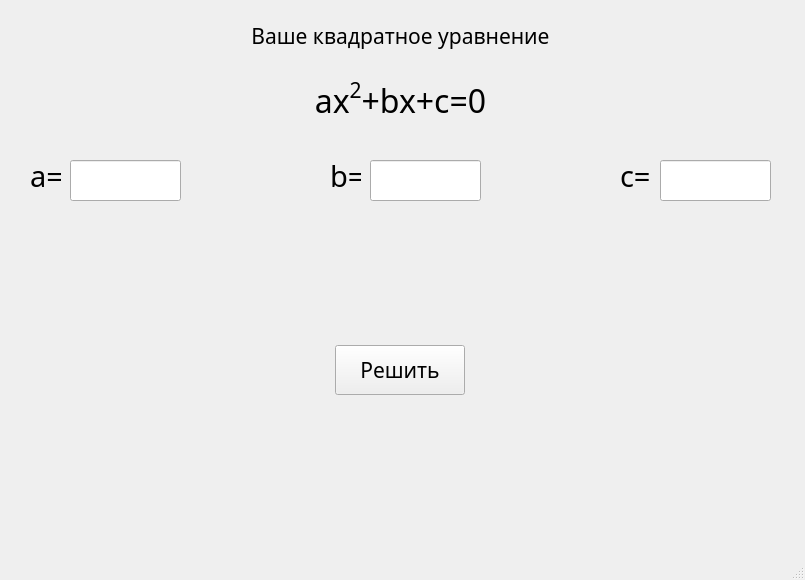
<?xml version="1.0" encoding="UTF-8"?>
<ui version="4.0">
 <class>MainWindow</class>
 <widget class="QMainWindow" name="MainWindow">
  <property name="geometry">
   <rect>
    <x>0</x>
    <y>0</y>
    <width>805</width>
    <height>580</height>
   </rect>
  </property>
  <property name="sizePolicy">
   <sizepolicy hsizetype="Ignored" vsizetype="Minimum">
    <horstretch>0</horstretch>
    <verstretch>0</verstretch>
   </sizepolicy>
  </property>
  <property name="minimumSize">
   <size>
    <width>805</width>
    <height>550</height>
   </size>
  </property>
  <property name="maximumSize">
   <size>
    <width>810</width>
    <height>16777215</height>
   </size>
  </property>
  <property name="baseSize">
   <size>
    <width>0</width>
    <height>0</height>
   </size>
  </property>
  <property name="windowTitle">
   <string>Решение квадратных уравнений</string>
  </property>
  <property name="windowIcon">
   <iconset>
    <normaloff>icon.png</normaloff>icon.png</iconset>
  </property>
  <property name="iconSize">
   <size>
    <width>256</width>
    <height>256</height>
   </size>
  </property>
  <widget class="QWidget" name="centralwidget">
   <widget class="QLabel" name="text_1">
    <property name="geometry">
     <rect>
      <x>0</x>
      <y>0</y>
      <width>801</width>
      <height>71</height>
     </rect>
    </property>
    <property name="font">
     <font>
      <family>Segoe Print</family>
      <pointsize>16</pointsize>
     </font>
    </property>
    <property name="text">
     <string>Ваше квадратное уравнение</string>
    </property>
    <property name="scaledContents">
     <bool>false</bool>
    </property>
    <property name="alignment">
     <set>Qt::AlignCenter</set>
    </property>
   </widget>
   <widget class="QLabel" name="example">
    <property name="geometry">
     <rect>
      <x>0</x>
      <y>70</y>
      <width>801</width>
      <height>61</height>
     </rect>
    </property>
    <property name="font">
     <font>
      <family>Segoe Print</family>
      <pointsize>22</pointsize>
     </font>
    </property>
    <property name="text">
     <string>&lt;html&gt;&lt;head/&gt;&lt;body&gt;&lt;p&gt;&lt;span style=&quot; font-size:24pt;&quot;&gt;ax&lt;/span&gt;&lt;span style=&quot; font-size:24pt; vertical-align:super;&quot;&gt;2&lt;/span&gt;&lt;span style=&quot; font-size:24pt;&quot;&gt;+bx+c=0&lt;/span&gt;&lt;/p&gt;&lt;/body&gt;&lt;/html&gt;</string>
    </property>
    <property name="alignment">
     <set>Qt::AlignCenter</set>
    </property>
   </widget>
   <widget class="QLabel" name="text_a">
    <property name="geometry">
     <rect>
      <x>30</x>
      <y>160</y>
      <width>31</width>
      <height>31</height>
     </rect>
    </property>
    <property name="font">
     <font>
      <family>Segoe Print</family>
      <pointsize>22</pointsize>
     </font>
    </property>
    <property name="text">
     <string>a=</string>
    </property>
   </widget>
   <widget class="QLineEdit" name="input_a">
    <property name="geometry">
     <rect>
      <x>70</x>
      <y>160</y>
      <width>111</width>
      <height>41</height>
     </rect>
    </property>
    <property name="font">
     <font>
      <family>Segoe Print</family>
      <pointsize>20</pointsize>
     </font>
    </property>
    <property name="text">
     <string/>
    </property>
   </widget>
   <widget class="QLineEdit" name="input_b">
    <property name="geometry">
     <rect>
      <x>370</x>
      <y>160</y>
      <width>111</width>
      <height>41</height>
     </rect>
    </property>
    <property name="font">
     <font>
      <family>Segoe Print</family>
      <pointsize>20</pointsize>
     </font>
    </property>
    <property name="text">
     <string/>
    </property>
   </widget>
   <widget class="QLabel" name="text_b">
    <property name="geometry">
     <rect>
      <x>330</x>
      <y>160</y>
      <width>31</width>
      <height>31</height>
     </rect>
    </property>
    <property name="font">
     <font>
      <family>Segoe Print</family>
      <pointsize>22</pointsize>
     </font>
    </property>
    <property name="text">
     <string>b=</string>
    </property>
   </widget>
   <widget class="QLineEdit" name="input_c">
    <property name="geometry">
     <rect>
      <x>660</x>
      <y>160</y>
      <width>111</width>
      <height>41</height>
     </rect>
    </property>
    <property name="font">
     <font>
      <family>Segoe Print</family>
      <pointsize>20</pointsize>
     </font>
    </property>
    <property name="text">
     <string/>
    </property>
   </widget>
   <widget class="QLabel" name="text_c">
    <property name="geometry">
     <rect>
      <x>620</x>
      <y>160</y>
      <width>31</width>
      <height>31</height>
     </rect>
    </property>
    <property name="font">
     <font>
      <family>Segoe Print</family>
      <pointsize>22</pointsize>
     </font>
    </property>
    <property name="text">
     <string>c=</string>
    </property>
   </widget>
   <widget class="QWidget" name="verticalLayoutWidget">
    <property name="geometry">
     <rect>
      <x>10</x>
      <y>330</y>
      <width>781</width>
      <height>80</height>
     </rect>
    </property>
    <layout class="QVBoxLayout" name="verticalLayout_2">
     <property name="sizeConstraint">
      <enum>QLayout::SetDefaultConstraint</enum>
     </property>
     <item alignment="Qt::AlignHCenter">
      <widget class="QPushButton" name="pushButton">
       <property name="minimumSize">
        <size>
         <width>130</width>
         <height>50</height>
        </size>
       </property>
       <property name="maximumSize">
        <size>
         <width>200</width>
         <height>50</height>
        </size>
       </property>
       <property name="font">
        <font>
         <family>Segoe Print</family>
         <pointsize>16</pointsize>
        </font>
       </property>
       <property name="layoutDirection">
        <enum>Qt::LeftToRight</enum>
       </property>
       <property name="autoFillBackground">
        <bool>false</bool>
       </property>
       <property name="text">
        <string>Решить</string>
       </property>
      </widget>
     </item>
    </layout>
   </widget>
   <widget class="QWidget" name="horizontalLayoutWidget">
    <property name="geometry">
     <rect>
      <x>30</x>
      <y>230</y>
      <width>741</width>
      <height>104</height>
     </rect>
    </property>
    <layout class="QHBoxLayout" name="horizontalLayout">
     <item>
      <widget class="QLabel" name="text_x1">
       <property name="font">
        <font>
         <family>Segoe Print</family>
         <pointsize>22</pointsize>
        </font>
       </property>
       <property name="text">
        <string>&lt;html&gt;&lt;head/&gt;&lt;body&gt;&lt;p&gt;&lt;br/&gt;&lt;/p&gt;&lt;/body&gt;&lt;/html&gt;</string>
       </property>
      </widget>
     </item>
     <item>
      <widget class="QLabel" name="text_x2">
       <property name="font">
        <font>
         <family>Segoe Print</family>
         <pointsize>22</pointsize>
        </font>
       </property>
       <property name="text">
        <string>&lt;html&gt;&lt;head/&gt;&lt;body&gt;&lt;p&gt;&lt;br/&gt;&lt;/p&gt;&lt;/body&gt;&lt;/html&gt;</string>
       </property>
      </widget>
     </item>
    </layout>
   </widget>
   <widget class="QWidget" name="verticalLayoutWidget_2">
    <property name="geometry">
     <rect>
      <x>10</x>
      <y>420</y>
      <width>781</width>
      <height>80</height>
     </rect>
    </property>
    <layout class="QVBoxLayout" name="verticalLayout_3">
     <property name="sizeConstraint">
      <enum>QLayout::SetDefaultConstraint</enum>
     </property>
     <item>
      <widget class="QLabel" name="error_label">
       <property name="font">
        <font>
         <family>Segoe Print</family>
         <pointsize>20</pointsize>
         <weight>75</weight>
         <bold>true</bold>
        </font>
       </property>
       <property name="text">
        <string/>
       </property>
       <property name="alignment">
        <set>Qt::AlignCenter</set>
       </property>
      </widget>
     </item>
    </layout>
   </widget>
   <widget class="QLabel" name="warning_label">
    <property name="geometry">
     <rect>
      <x>380</x>
      <y>480</y>
      <width>421</width>
      <height>61</height>
     </rect>
    </property>
    <property name="font">
     <font>
      <family>Segoe Print</family>
      <pointsize>10</pointsize>
     </font>
    </property>
    <property name="text">
     <string/>
    </property>
    <property name="scaledContents">
     <bool>false</bool>
    </property>
    <property name="alignment">
     <set>Qt::AlignCenter</set>
    </property>
   </widget>
  </widget>
  <widget class="QMenuBar" name="menubar">
   <property name="geometry">
    <rect>
     <x>0</x>
     <y>0</y>
     <width>805</width>
     <height>21</height>
    </rect>
   </property>
  </widget>
  <widget class="QStatusBar" name="statusbar"/>
 </widget>
 <resources/>
 <connections/>
</ui>
